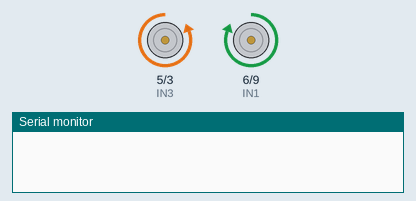
This sketch was run on a simulated Arduino Uno, built with avr-gcc and run on an emulated ATmega328P. On the bench: motor-driver pin pairs drawn as motors (green arrow = first pin HIGH = forward, orange = second pin HIGH = backward, longer = more drive), the last lines printed to the serial monitor.

Above: at 0.1 s.
At 1.0 s:
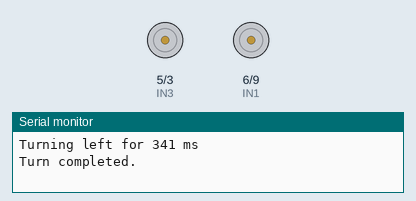
Timing chart, 0 to 2.5 s (numbered marks = the images above):
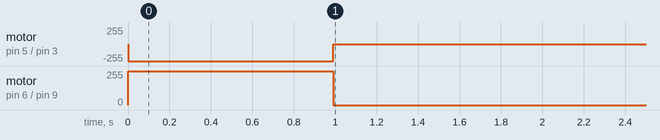

The sketch:

Lab490DegreeTurn.ino
```cpp
// Motor control pins
#define IN1 6   // Motor 1 forward pin
#define IN2 9   // Motor 1 backward pin
#define IN3 5   // Motor 2 forward pin
#define IN4 3   // Motor 2 backward pin

// Wheel parameters
const float averageSpeed = 0.46;  // m/s (average speed)
const float wheelbase = 0.2;      // meters (distance between wheels)
const float turnRadius = 0.1;     // meters (turning radius for 90-degree turn)

// Function to calculate time to turn 90 degrees
unsigned long calculateTurnTime(float angleDegrees);

void setup() {
  Serial.begin(9600);

  pinMode(IN1, OUTPUT);
  pinMode(IN2, OUTPUT);
  pinMode(IN3, OUTPUT);
  pinMode(IN4, OUTPUT);

  // Turn left by 90 degrees
  turnLeft90();
}

void loop() {
  // No need to do anything in loop
}

// Function to calculate time to turn 90 degrees
unsigned long calculateTurnTime(float angleDegrees) {
  // Convert angle to radians
  float angleRadians = radians(angleDegrees);

  // Time to turn (based on turning radius and speed)
  unsigned long turnDuration = (angleRadians * turnRadius) / averageSpeed * 1000; // Time in milliseconds
  return turnDuration;
}

// Function to turn the robot left by 90 degrees
void turnLeft90() {
  digitalWrite(IN1, HIGH);
  digitalWrite(IN2, LOW);
  digitalWrite(IN3, LOW);
  digitalWrite(IN4, HIGH);
  delay(650);

  unsigned long turnTime = calculateTurnTime(90); // 90-degree turn

  Serial.print("Turning left for ");
  Serial.print(turnTime);
  Serial.println(" ms");

  // Wait for the turn to complete
  delay(turnTime);

  // Stop both motors after turning
  digitalWrite(IN1, LOW);
  digitalWrite(IN2, LOW);
  digitalWrite(IN3, LOW);
  digitalWrite(IN4, LOW);

  Serial.println("Turn completed.");
}
```
